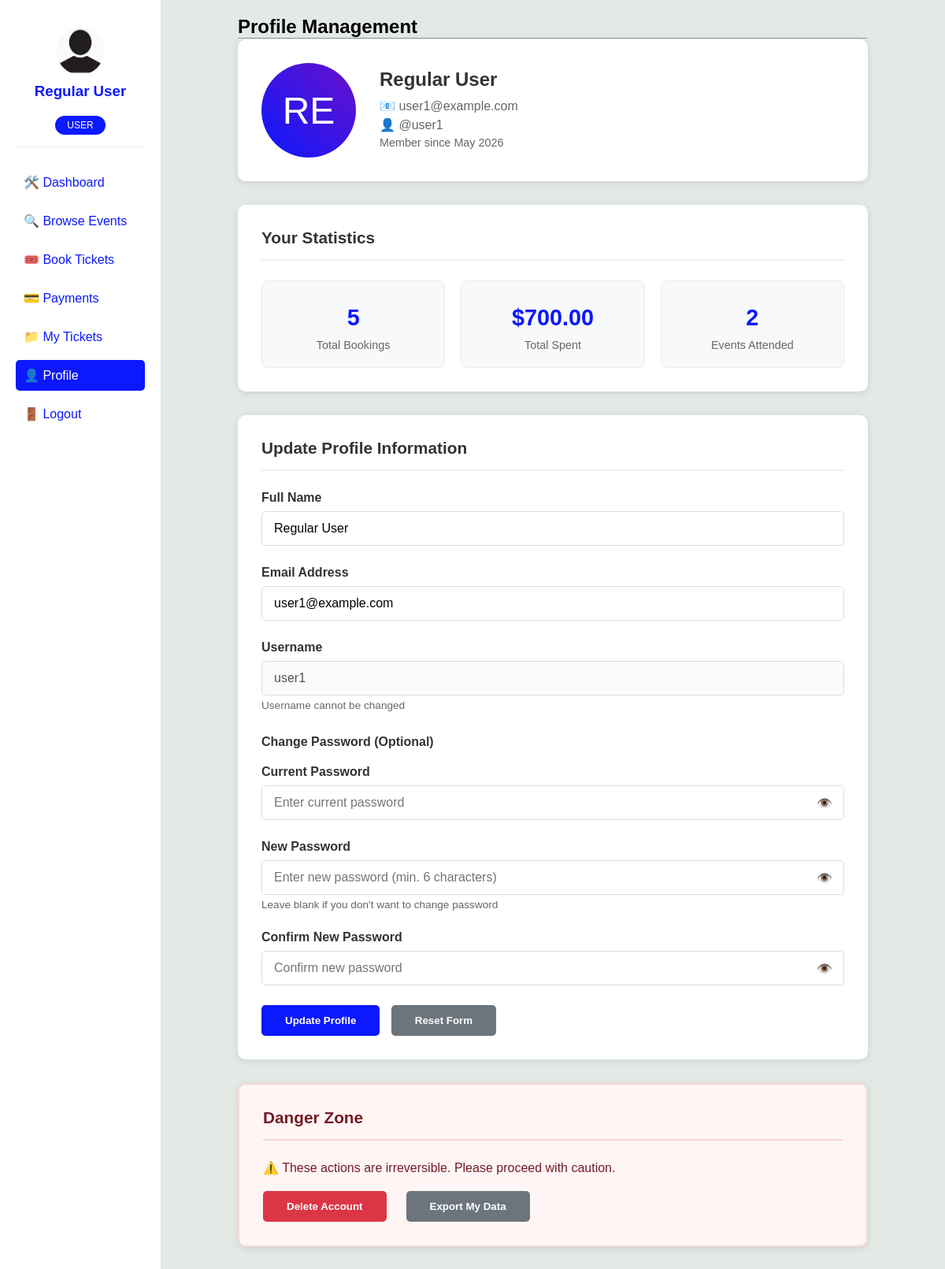
/user/profile.php (signed in), run on the app's committed database.
### tables this page shows
CREATE TABLE IF NOT EXISTS `users` (
  `id` int(11) NOT NULL AUTO_INCREMENT,
  `username` varchar(50) NOT NULL,
  `email` varchar(100) NOT NULL,
  `password` varchar(255) NOT NULL,
  `full_name` varchar(100) DEFAULT NULL,
  `role` enum('admin','organizer','user') DEFAULT 'user',
  `created_at` timestamp DEFAULT CURRENT_TIMESTAMP,
  PRIMARY KEY (`id`),
  UNIQUE KEY `username` (`username`),
  UNIQUE KEY `email` (`email`)
);

### config.php (called while the page is built, shortened)
<?php
try {
    $conn = new mysqli(DB_HOST, DB_USER, DB_PASS, DB_NAME);
} catch(Exception $e) {
    die("Connection failed: " . $e->getMessage());
}
function executeQuery($sql, $params = [], $types = "") {
    global $conn;
    $stmt = $conn->prepare($sql);
    if (!empty($params)) {
        $stmt->bind_param($types, ...$params);
    }
    $stmt->execute();
    return $stmt;
}
function fetchSingle($sql, $params = [], $types = "") {
    $stmt = executeQuery($sql, $params, $types);
    $result = $stmt->get_result();
    return $result->fetch_assoc();
}
?>

### user/profile.php (the view, shortened to what this page needs)
<?php
require_once '../config.php';
$user_id = $_SESSION['user_id'];
$user_data = fetchSingle("SELECT * FROM users WHERE id = ?", [$user_id], "i");
?>
<!DOCTYPE html>
<html lang="en">
<head>
</head>
<body>
    <main>
        <aside>
            <div class="profile">
                <div class="img">
                    <img src="../img/pro.jpg" alt="<?php echo htmlspecialchars($_SESSION['full_name'] ?? 'User'); ?>">
                </div>
                <h3><?php echo htmlspecialchars($_SESSION['full_name'] ?? $_SESSION['username']); ?></h3>
                <div class="ro">USER</div>
            </div>
            <div class="roles">
                <a href="user_dash.php">🛠️ Dashboard</a>
                <a href="browse.php">🔍 Browse Events</a>
                <a href="book.php">🎟️ Book Tickets</a>
                <a href="ticket.php">💳 Payments</a>
                <a href="payment.php">📁 My Tickets</a>
                <a href="profile.php" class="act">👤 Profile</a>
                <a href="../logout.php">🚪 Logout</a>
            </div>
        </aside>
        <section>
            <div class="profile-container">
                <h1>Profile Management</h1>
                <hr>
                <div class="profile-header">
                    <div class="profile-avatar">
                        <?php
                        $initials = strtoupper(substr($user_data['full_name'] ?? $user_data['username'], 0, 2));
                        echo $initials;
                        ?>
                    </div>
                    <div class="profile-info">
                        <h2><?php echo htmlspecialchars($user_data['full_name'] ?? $user_data['username']); ?></h2>
                        <p>📧 <?php echo htmlspecialchars($user_data['email']); ?></p>
                        <p>👤 @<?php echo htmlspecialchars($user_data['username']); ?></p>
                        <p class="member-since">Member since <?php echo date('F Y', strtotime($user_data['created_at'])); ?></p>
                    </div>
                </div>
                <div class="profile-section">
                    <h3 class="section-title">Your Statistics</h3>
                    <?php
                    $stats = fetchSingle("
                        SELECT
                            (SELECT COUNT(*) FROM ticket_sales WHERE user_id = ?) as total_bookings,
                            (SELECT SUM(total_amount) FROM ticket_sales WHERE user_id = ? AND payment_status = 'completed') as total_spent,
                            (SELECT COUNT(DISTINCT event_id) FROM ticket_sales ts
                             JOIN tickets t ON ts.ticket_id = t.ticket_id
                             WHERE ts.user_id = ?) as events_attended
                    ", [$user_id, $user_id, $user_id], "iii");
                    ?>
                    <div class="stats-grid">
                        <div class="stat-card">
                            <div class="stat-value"><?php echo $stats['total_bookings'] ?? 0; ?></div>
                            <div class="stat-label">Total Bookings</div>
                        </div>
                        <div class="stat-card">
                            <div class="stat-value">$<?php echo number_format($stats['total_spent'] ?? 0, 2); ?></div>
                            <div class="stat-label">Total Spent</div>
                        </div>
                        <div class="stat-card">
                            <div class="stat-value"><?php echo $stats['events_attended'] ?? 0; ?></div>
                            <div class="stat-label">Events Attended</div>
                        </div>
                    </div>
                </div>
                <div class="profile-section">
                    <h3 class="section-title">Update Profile Information</h3>
                    <form method="POST">
                        <div class="form-group">
                            <label class="form-label">Full Name</label>
                            <input type="text" name="full_name" class="form-control"
                                   value="<?php echo htmlspecialchars($user_data['full_name'] ?? ''); ?>"
                                   placeholder="Enter your full name">
                        </div>
                        <div class="form-group">
                            <label class="form-label">Email Address</label>
                            <input type="email" name="email" class="form-control"
                                   value="<?php echo htmlspecialchars($user_data['email']); ?>"
                                   required>
                        </div>
                        <div class="form-group">
                            <label class="form-label">Username</label>
                            <input type="text" class="form-control"
                                   value="<?php echo htmlspecialchars($user_data['username']); ?>"
                                   disabled>
                            <div class="form-help">Username cannot be changed</div>
                        </div>
                        <h4 style="margin: 30px 0 20px 0; color: #333;">Change Password (Optional)</h4>
                        <div class="form-group">
                            <label class="form-label">Current Password</label>
                            <div class="password-toggle">
                                <input type="password" name="current_password" class="form-control"
                                       placeholder="Enter current password">
                                <span class="password-toggle-icon" onclick="togglePassword(this)">👁️</span>
                            </div>
                        </div>
                        <div class="form-group">
                            <label class="form-label">New Password</label>
                            <div class="password-toggle">
                                <input type="password" name="new_password" class="form-control"
                                       placeholder="Enter new password (min. 6 characters)">
                                <span class="password-toggle-icon" onclick="togglePassword(this)">👁️</span>
                            </div>
                            <div class="form-help">Leave blank if you don't want to change password</div>
                        </div>
                        <div class="form-group">
                            <label class="form-label">Confirm New Password</label>
                            <div class="password-toggle">
                                <input type="password" name="confirm_password" class="form-control"
                                       placeholder="Confirm new password">
                                <span class="password-toggle-icon" onclick="togglePassword(this)">👁️</span>
                            </div>
                        </div>
                        <button type="submit" name="update_profile" class="btn btn-primary">
                            Update Profile
                        </button>
                        <button type="reset" class="btn btn-secondary">Reset Form</button>
                    </form>
                </div>
                <div class="profile-section danger-zone">
                    <h3 class="section-title">Danger Zone</h3>
                    <p style="color: #721c24; margin-bottom: 20px;">
                        ⚠️ These actions are irreversible. Please proceed with caution.
                    </p>
                    <div style="display: flex; gap: 15px; flex-wrap: wrap;">
                        <button class="btn btn-danger" onclick="confirmDelete()">
                            Delete Account
                        </button>
                        <button class="btn btn-secondary" onclick="exportData()">
                            Export My Data
                        </button>
                    </div>
                </div>
            </div>
        </section>
    </main>
</body>
</html>

### user/profile.php (style rules this page uses)
* { margin: 0; padding: 0; box-sizing: border-box; }
body { height: 100vh; width: 100vw; background: #e3e9e4; font-family: Arial, sans-serif; }
main { display: flex; }
aside { width: 17%; padding: 20px; background: #fff; min-height: 100vh; position: fixed; height: 100%; }
section { width: 83%; margin-left: 17%; padding: 20px; }
.roles { display: flex; flex-direction: column; }
.roles a { text-decoration: none; color: #0c18fd; padding: 10px; margin: 5px 0; border-radius: 5px; transition: all 0.3s; }
.profile { text-align: center; margin-bottom: 20px; padding: 15px; border-bottom: 1px solid #eee; }
.profile h3 { color: #0c18fd; margin: 10px 0; }
.img { width: 60px; height: 60px; border-radius: 50%; margin: 0 auto 10px; overflow: hidden; background: #f0f0f0; display: flex; align-items: center; justify-content: center; }
.img img { width: 100%; height: 100%; object-fit: cover; }
.ro { background: #0c18fd; color: #fff; padding: 5px 15px; border-radius: 20px; display: inline-block; font-size: 12px; margin-top: 10px; }
.act { background: #0c18fd !important; color: #fff !important; }
.profile-container { max-width: 800px; margin: 0 auto; }
.profile-header { background: white; border-radius: 10px; padding: 30px; margin-bottom: 30px; box-shadow: 0 2px 10px rgba(0,0,0,0.1); display: flex; align-items: center; gap: 30px; }
.profile-avatar { width: 120px; height: 120px; border-radius: 50%; overflow: hidden; background: linear-gradient(45deg, #0c18fd, #6a11cb); display: flex; align-items: center; justify-content: center; font-size: 3em; color: white; flex-shrink: 0; }
.profile-info h2 { margin: 0 0 10px 0; color: #333; }
.profile-info p { color: #666; margin: 5px 0; }
.member-since { color: #999; font-size: 0.9em; margin-top: 10px; }
.profile-section { background: white; border-radius: 10px; padding: 30px; margin-bottom: 30px; box-shadow: 0 2px 10px rgba(0,0,0,0.1); }
.section-title { font-size: 1.3em; margin-bottom: 25px; color: #333; padding-bottom: 15px; border-bottom: 2px solid #f0f0f0; }
.form-group { margin-bottom: 25px; }
.form-label { display: block; margin-bottom: 8px; font-weight: bold; color: #333; }
.form-control { width: 100%; padding: 12px 15px; border: 1px solid #ddd; border-radius: 5px; font-size: 16px; transition: all 0.3s; }
.form-help { font-size: 0.85em; color: #666; margin-top: 5px; }
.btn { padding: 12px 30px; border: none; border-radius: 5px; cursor: pointer; text-decoration: none; display: inline-block; font-weight: bold; transition: all 0.3s; }
.btn-primary { background: #0c18fd; color: white; }
.btn-secondary { background: #6c757d; color: white; margin-left: 10px; }
.stats-grid { display: grid; grid-template-columns: repeat(auto-fit, minmax(200px, 1fr)); gap: 20px; margin-top: 20px; }
.stat-card { background: #f8f9fa; padding: 20px; border-radius: 8px; text-align: center; border: 1px solid #e9ecef; }
.stat-value { font-size: 1.8em; font-weight: bold; color: #0c18fd; margin: 10px 0; }
.stat-label { color: #666; font-size: 0.9em; }
.password-toggle { position: relative; }
.password-toggle-icon { position: absolute; right: 15px; top: 50%; transform: translateY(-50%); cursor: pointer; color: #666; }
.danger-zone { border: 2px solid #f8d7da; background: #fff5f5; }
.danger-zone .section-title { color: #721c24; border-bottom-color: #f8d7da; }
.btn-danger { background: #dc3545; color: white; }

### data on the page
users: full_name "RE", full_name "Regular User", email "user1@example.com", username "user1", created_at "May 2026"

### other printed values
$_SESSION['full_name'] "Regular User"
$stats['total_bookings'] "5"
$stats['total_spent'] "700.00"
$stats['events_attended'] "2"
